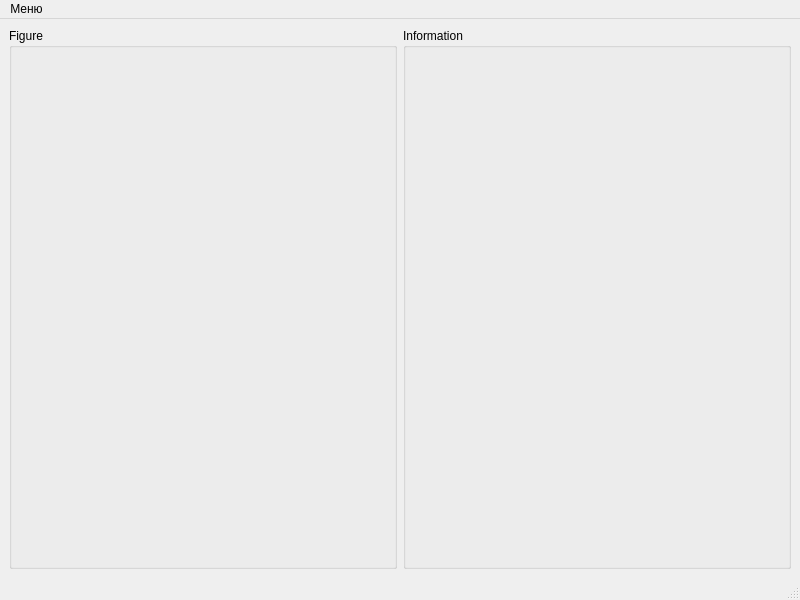
<?xml version="1.0" encoding="UTF-8"?>
<ui version="4.0">
 <class>MainWindow</class>
 <widget class="QMainWindow" name="MainWindow">
  <property name="geometry">
   <rect>
    <x>0</x>
    <y>0</y>
    <width>800</width>
    <height>600</height>
   </rect>
  </property>
  <property name="windowTitle">
   <string>MainWindow</string>
  </property>
  <widget class="QWidget" name="centralwidget">
   <layout class="QHBoxLayout" name="horizontalLayout">
    <item>
     <widget class="QGroupBox" name="groupBox">
      <property name="title">
       <string>Figure</string>
      </property>
      <layout class="QVBoxLayout" name="verticalLayout">
       <item>
        <layout class="QVBoxLayout" name="verticalLayout_figure"/>
       </item>
      </layout>
     </widget>
    </item>
    <item>
     <widget class="QGroupBox" name="groupBox_2">
      <property name="title">
       <string>Information</string>
      </property>
      <layout class="QVBoxLayout" name="verticalLayout_2">
       <item>
        <layout class="QVBoxLayout" name="verticalLayout_table"/>
       </item>
      </layout>
     </widget>
    </item>
   </layout>
  </widget>
  <widget class="QMenuBar" name="menubar">
   <property name="geometry">
    <rect>
     <x>0</x>
     <y>0</y>
     <width>800</width>
     <height>22</height>
    </rect>
   </property>
   <widget class="QMenu" name="menu">
    <property name="title">
     <string>Меню</string>
    </property>
    <addaction name="action"/>
    <addaction name="action_2"/>
   </widget>
   <addaction name="menu"/>
  </widget>
  <widget class="QStatusBar" name="statusbar"/>
  <action name="action">
   <property name="text">
    <string>Отрисовка</string>
   </property>
  </action>
  <action name="action_2">
   <property name="text">
    <string>Информация</string>
   </property>
  </action>
 </widget>
 <resources/>
 <connections/>
</ui>
